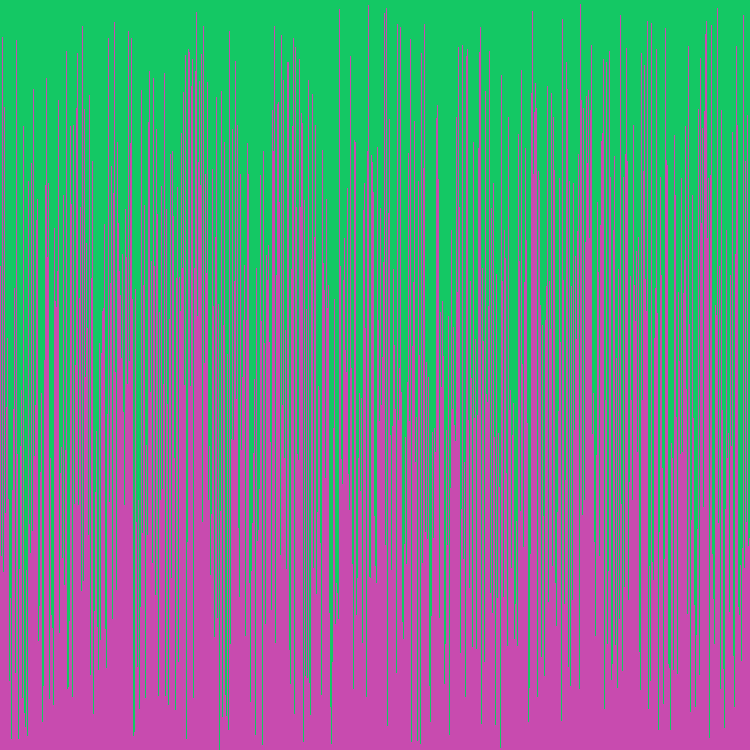
Frame 1 (no input)
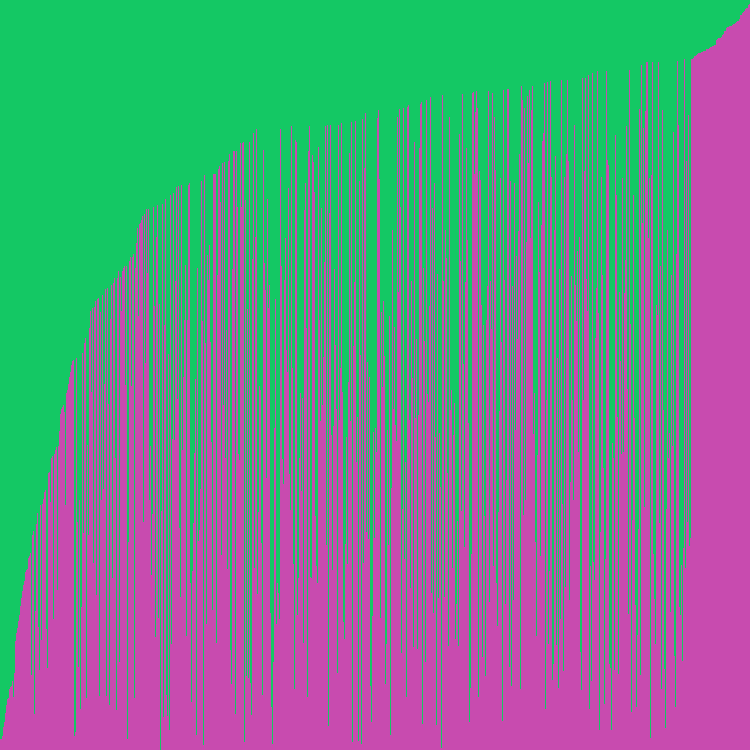
Frame 60 (the mouse pressed at the canvas centre just before this capture)
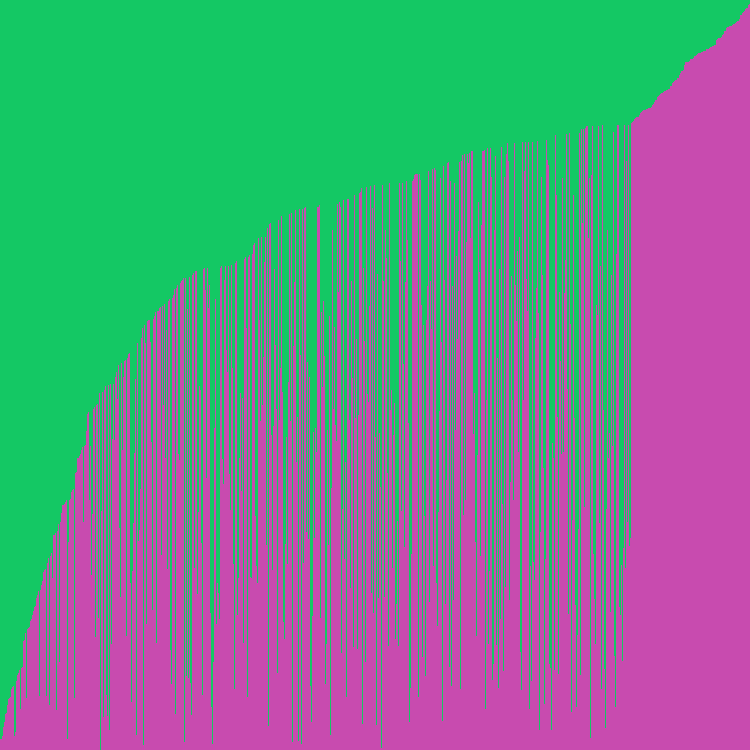
Frame 120 (the mouse held since frame 60 and released just before this capture)

The Processing sketch that drew these frames (run headless with seeded random() and noise(); from frame 60 on, the mouse is pressed at the canvas centre):

// Processing sketch: visual_array
// ── visual_array.pde
//1. create an array of ints. don't initialize it yet.
int[] nums;

void setup() {
  //2. set the size of your window
  size(750, 750);

  //3. initialize your array with the built in width variable
  nums = new int[width];
  
  //4. initialize the ints in the array with random numbers
  //   from 0 to the built in height variable
   for(int i=0; i < nums.length; i ++){
     nums[i] = (int) random(height);
   }

  //5. call the noStroke() method
    noStroke();
}

void draw() {
  //6. set the background color with background(r, g, b);
  background(20, 200, 100);

  //7. set the color for your graph
  fill(200,75,175);

  //8. draw a rectangle for each int in your array.
  //   the x value will be the index of the int
  //   the y value will the height variable
  //   the width is 1
  //   the height is negative the value of the int at that element in the array
  for(int i=0; i < nums.length; i ++){
       rect(i,height,1,-nums[i]);
   }


  //9. call the stepSort method
  stepSort(nums);

  //10. extract the code that randomizes the array into a method.
   
  
  //11. call the method you made in step 10 when the mouse is pressed
    
}
  void mouseClicked(){
    randomize();
  }

void randomize(){
  for(int i=0; i < nums.length; i ++){
     nums[i] = (int) random(height);
   }
}

void stepSort(int[] arr) {
  for (int i = 1; i < arr.length; i++) {
    if (arr[i - 1] > arr[i]) {
      int t = arr[i];
      arr[i] = arr[i - 1];
      arr[i - 1] = t;
    }
  }
}
